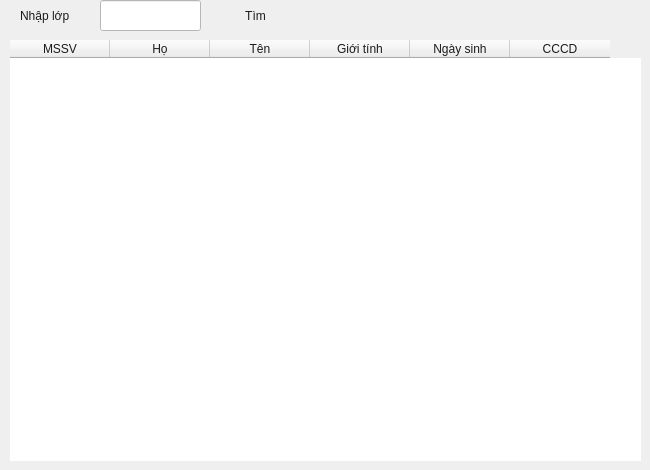
      <widget class="QWidget" name="page_7">
       <widget class="QTableWidget" name="tableStudents">
        <property name="geometry">
         <rect>
          <x>10</x>
          <y>40</y>
          <width>631</width>
          <height>421</height>
         </rect>
        </property>
        <property name="styleSheet">
         <string notr="true">QTableWidget {
	gridline-color:black;
	color: rgb(22, 23, 23);
	border:none;
}
QHeaderView {
	font: 700 14pt &quot;Arial&quot;;
	color: rgb(27, 27, 27);
	gridline-color:black;
}</string>
        </property>
        <column>
         <property name="text">
          <string>MSSV</string>
         </property>
        </column>
        <column>
         <property name="text">
          <string>Họ</string>
         </property>
        </column>
        <column>
         <property name="text">
          <string>Tên</string>
         </property>
        </column>
        <column>
         <property name="text">
          <string>Giới tính</string>
         </property>
        </column>
        <column>
         <property name="text">
          <string>Ngày sinh</string>
         </property>
        </column>
        <column>
         <property name="text">
          <string>CCCD</string>
         </property>
        </column>
       </widget>
       <widget class="QLabel" name="label_19">
        <property name="geometry">
         <rect>
          <x>20</x>
          <y>0</y>
          <width>71</width>
          <height>31</height>
         </rect>
        </property>
        <property name="styleSheet">
         <string notr="true">font: 700 14pt &quot;Arial&quot;;
color: rgb(27, 27, 27);</string>
        </property>
        <property name="text">
         <string>Nhập lớp</string>
        </property>
       </widget>
       <widget class="QLineEdit" name="className">
        <property name="geometry">
         <rect>
          <x>100</x>
          <y>0</y>
          <width>101</width>
          <height>31</height>
         </rect>
        </property>
        <property name="styleSheet">
         <string notr="true">color: rgb(27, 27, 27);
background-color: rgb(255, 255, 255);</string>
        </property>
       </widget>
       <widget class="QPushButton" name="find">
        <property name="geometry">
         <rect>
          <x>220</x>
          <y>0</y>
          <width>71</width>
          <height>31</height>
         </rect>
        </property>
        <property name="styleSheet">
         <string notr="true">QPushButton{
	border:none;
	color: rgb(27, 27, 27);
	font: 700 14pt &quot;Arial&quot;;
	border-radius:10px;
}
QPushButton:Hover
{
	border:none;
	color:rgb(255, 255, 255);
	background-color: rgb(0, 89, 255);
	border-radius:5px;
	font: 700 14pt &quot;Arial&quot;;
	border-radius:10px;
}</string>
        </property>
        <property name="text">
         <string>Tìm</string>
        </property>
       </widget>
      </widget>
